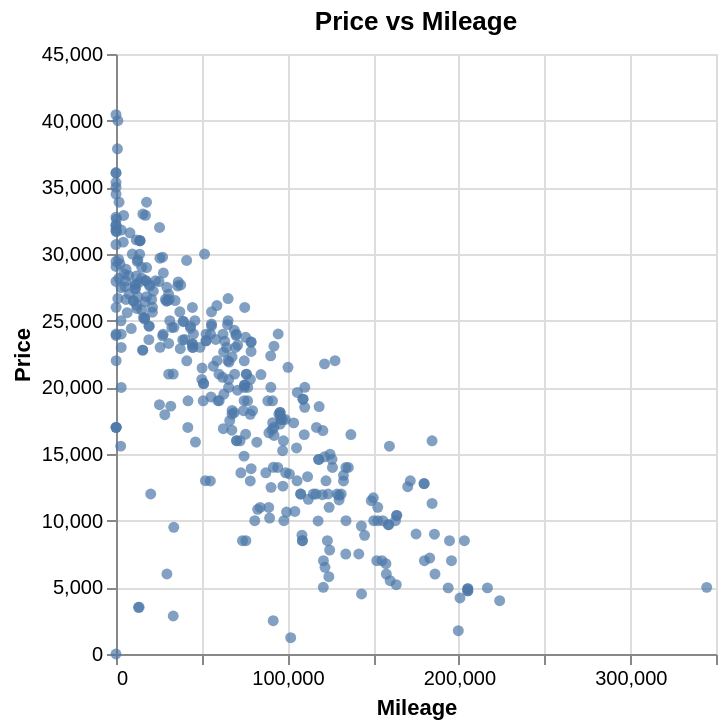

Notebook code for this chart:
### Code cell
alt.Chart(df_cars, title="Price vs Mileage").mark_circle().encode(
    alt.X("Mileage").title("Mileage"),
    alt.Y("Price").title("Price")
)

### Figure 1 — Vega-Lite specification as saved in the notebook (floating-point values rounded to 4 significant figures; data arrays with more than 128 entries replaced by an {"elided": "..."} marker saying what was removed)
{"config": {"view": {"continuousWidth": 300, "continuousHeight": 300}}, "data": {"name": "data-6e548097b15e73a4f2a974f88fa92bb4"}, "mark": {"type": "circle"}, "encoding": {"x": {"field": "Mileage", "title": "Mileage", "type": "quantitative"}, "y": {"field": "Price", "title": "Price", "type": "quantitative"}}, "title": "Price vs Mileage", "$schema": "https://vega.github.io/schema/vega-lite/v5.20.1.json", "datasets": {"data-6e548097b15e73a4f2a974f88fa92bb4": {"elided": "366 records"}}}
